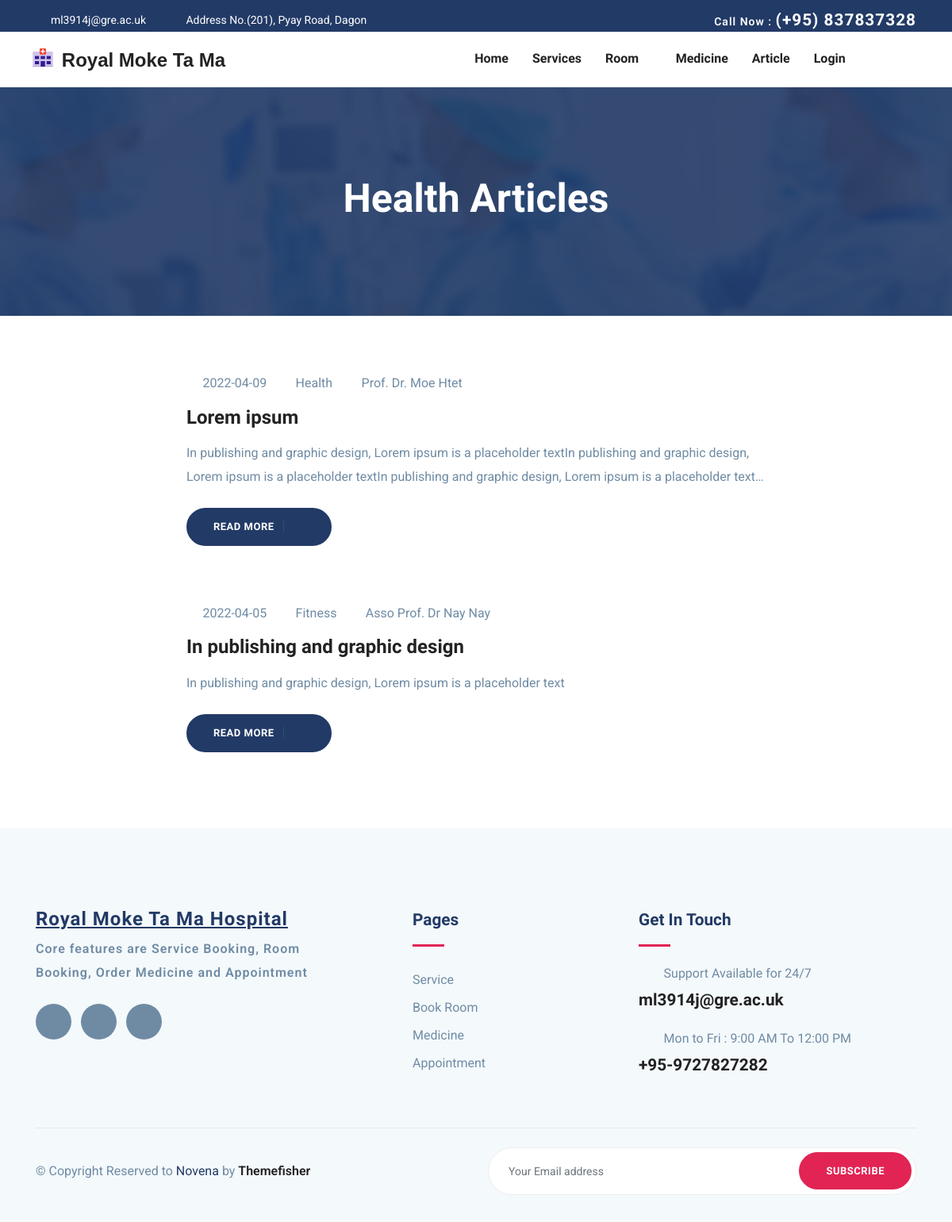
The app's page /article.php with its own data.
### tables this page shows
CREATE TABLE `article` (
  `articleId` int NOT NULL,
  `title` text,
  `subtitle` text,
  `category` varchar(200) DEFAULT NULL,
  `article` text,
  `uploadDate` date DEFAULT NULL,
  `doctorId` int DEFAULT NULL
);

CREATE TABLE `doctor` (
  `doctorId` int NOT NULL,
  `doctorName` varchar(30) NOT NULL,
  `doctorEmail` varchar(50) NOT NULL,
  `doctorPassword` text NOT NULL,
  `doctorPhone` varchar(15) DEFAULT NULL,
  `education` text,
  `introduction` text,
  `specialityId` int DEFAULT NULL
);

### article.php (the view, shortened to what this page needs)
<?php
include('header.php');
include('connect.php');
?>
<div id="site-start-section">
    <section class="page-title bg-1">
        <div class="container">
            <div class="row">
                <div class="col-md-12">
                    <div class="block text-center">
                        <h1 class="text-capitalize mb-5 text-lg">Health Articles</h1>
                    </div>
                </div>
            </div>
        </div>
    </section>
    <div class="container my-5">
        <div class="row">
            <div class="col-lg-2">
            </div>
            <div class="col-lg-8">
                <?php
                $selectArticle="SELECT * from article a,doctor d where a.doctorId=d.doctorId order by a.uploadDate desc";
                $runselectArticle=$connection->query($selectArticle);
                $dataofArticle=$runselectArticle->fetch_all(MYSQLI_ASSOC);
                foreach ($dataofArticle as $eachdata) {
                    $articleId=$eachdata['articleId'];
                    $title=$eachdata['title'];
                    $subtitle=$eachdata['subtitle'];
                    $category=$eachdata['category'];
                    $uploadDate=$eachdata['uploadDate'];
                    $doctorName=$eachdata['doctorName'];
                    echo "
                    <div class='row'>
                        <div class='col-lg-12 col-md-12 mb-5'>
                            <div class='blog-item'>
                                <div class='blog-item-content'>
                                    <div class='blog-item-meta mb-3 mt-4'>
                                        <span class='text-black text-capitalize mr-3'><i class='icofont-calendar mr-1'></i> $uploadDate</span>
                                        <span class='text-black text-capitalize mr-3'><i class='icofont-flag'></i> $category</span>
                                        <span class='text-black text-capitalize mr-3'><i class='icofont-pencil-alt-1'></i> $doctorName</span>
                                    </div>
                                    <h3 class='mt-3 mb-3'><a href='blog-single.html'>$title</a></h3>
                                    <p class='mb-4 makeline'>$subtitle</p>
                                    <a href='articledetail.php?articleIdToDetail=$articleId' target='_blank' class='btn btn-main btn-icon btn-round-full'>Read More <i class='icofont-simple-right ml-2  '></i></a>
                                </div>
                            </div>
                        </div>
                    </div>
                    ";
                }
                ?>
            </div>
        </div>
    </div>
</div>
<?php
include('footer.php');
?>

### css/style.css (style rules this page uses)
html { overflow-x: hidden; }
body { line-height: 1.6; font-family: "Roboto", sans-serif; -webkit-font-smoothing: antialiased; font-size: 16px; color: #6F8BA4; font-weight: 400; }
h1, .h1, h2, .h2, h3, .h3, h4, .h4, h5, .h5, h6, .h6 { font-family: "Exo", sans-serif; font-weight: 700; color: #222; }
h1, .h1 { font-size: 2.5rem; }
h3, .h3 { font-size: 1.5rem; }
p { line-height: 30px; }
.btn { display: inline-block; font-size: 14px; font-size: 0.8125rem; font-weight: 700; letter-spacing: .5px; padding: .75rem 2rem; font-family: "Exo", sans-serif; text-transform: uppercase; border-radius: 5px; border: 2px solid transparent; transition: all .35s ease; }
.btn.btn-icon i { border-left: 1px solid rgba(255, 255, 255, 0.09); padding-left: 15px; }
.btn-main { background: #223a66; color: #fff; border-color: #223a66; }
.btn-round-full { border-radius: 50px; }
.text-lg { font-size: 3.75rem; }
a { color: #222; text-decoration: none; transition: all .35s ease; }
.page-title { padding: 120px 0px 70px 0px; position: relative; }
.page-title .block h1 { color: #fff; }
.text-lg { font-size: 50px; }
.bg-1 { background: url("../images/bg/22.jpg") no-repeat 50% 50%; background-size: cover; position: relative; }

### fixingnavbar.css (style rules this page uses)
@media (min-width: 992px) { #site-start-section { margin-top: 100px; } }

### article.php (style rules this page uses)
.makeline { display: -webkit-box; overflow: hidden; text-overflow: ellipsis; -webkit-line-clamp: 2; -webkit-box-orient: vertical; }

### records on screen
article: uploadDate "2022-04-09", category "Health", doctorId.doctorName "Prof. Dr. Moe Htet", title "Lorem ipsum", subtitle "In publishing and graphic design, Lorem ipsum is a placeholder textIn publishing and graphic design, Lorem ipsum is a placeholder textIn publishing and graphic design, Lorem ipsum is a placeholder…"
article: uploadDate "2022-04-05", category "Fitness", doctorId.doctorName "Asso Prof. Dr Nay Nay", title "In publishing and graphic design", subtitle "In publishing and graphic design, Lorem ipsum is a placeholder text"
